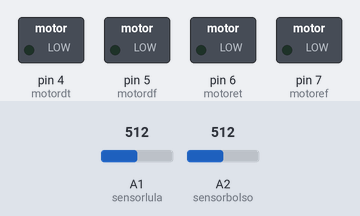
The sketch below on a simulated Arduino Uno, built with avr-gcc and run on an emulated ATmega328P. On the bench: switched loads named in the sketch (green lamp = pin HIGH). Inputs (shaded band) come from the test bench; at power-on: A1 (sensorlula) = 512, A2 (sensorbolso) = 512. What the sketch prints to the serial monitor is not drawn.

Above: at 0.01 s.
At 1.2 s:
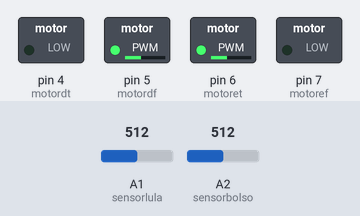
1.3 s: A1 (sensorlula) set to 106
3.3 s: A1 (sensorlula) set to 93
5.1 s: A2 (sensorbolso) set to 108
6.9 s: A2 (sensorbolso) set to 88
Timing chart, 0 to 9.7 s (numbered marks = the images above; inputs shaded):
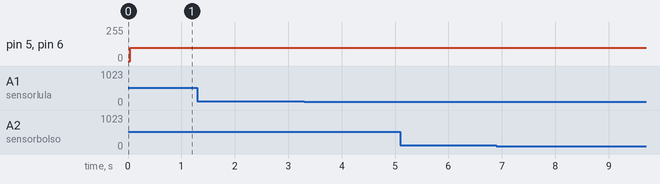

The sketch:

sketch_oct05a.ino
```cpp
int sensorlula= A1;
int sensorbolso= A2;
int motoref= 7;
int motoret= 6;
int motordf= 5;
int motordt= 4;


void setup() {
  // put your setup code here, to run once:
  pinMode(sensorlula, INPUT);
  pinMode(sensorbolso, INPUT);

  pinMode(motoref, OUTPUT);
pinMode(motoret, OUTPUT);
pinMode(motordf, OUTPUT);
pinMode(motordf, OUTPUT);

  Serial.begin(9600);
}

void loop() {
  // put your main code here, to run repeatedly:
  sensorlula=analogRead(A1);
  sensorbolso=analogRead(A2);
  Serial.print("sensor1=");
  Serial.print(sensorlula);
  Serial.print("||");
  Serial.print("sensor2=");
  Serial.print(sensorbolso);
  if((sensorlula == 0) && (sensorbolso == 1));
  {
analogWrite (motoref, 0);
analogWrite (motoret, 100);
analogWrite (motordf, 100);
analogWrite (motordt, 0);
}
if((sensorlula == 0) && (sensorbolso == 0));
{
  analogWrite (motoref, 100);
analogWrite (motoret, 0);
analogWrite (motordf, 0);
analogWrite (motordt, 100);
}
if((sensorlula == 1) && (sensorbolso == 0));
{
analogWrite (motoref, 0);
analogWrite (motoret, 100);
analogWrite (motordf, 100);
analogWrite (motordt, 0);
}


}
```
